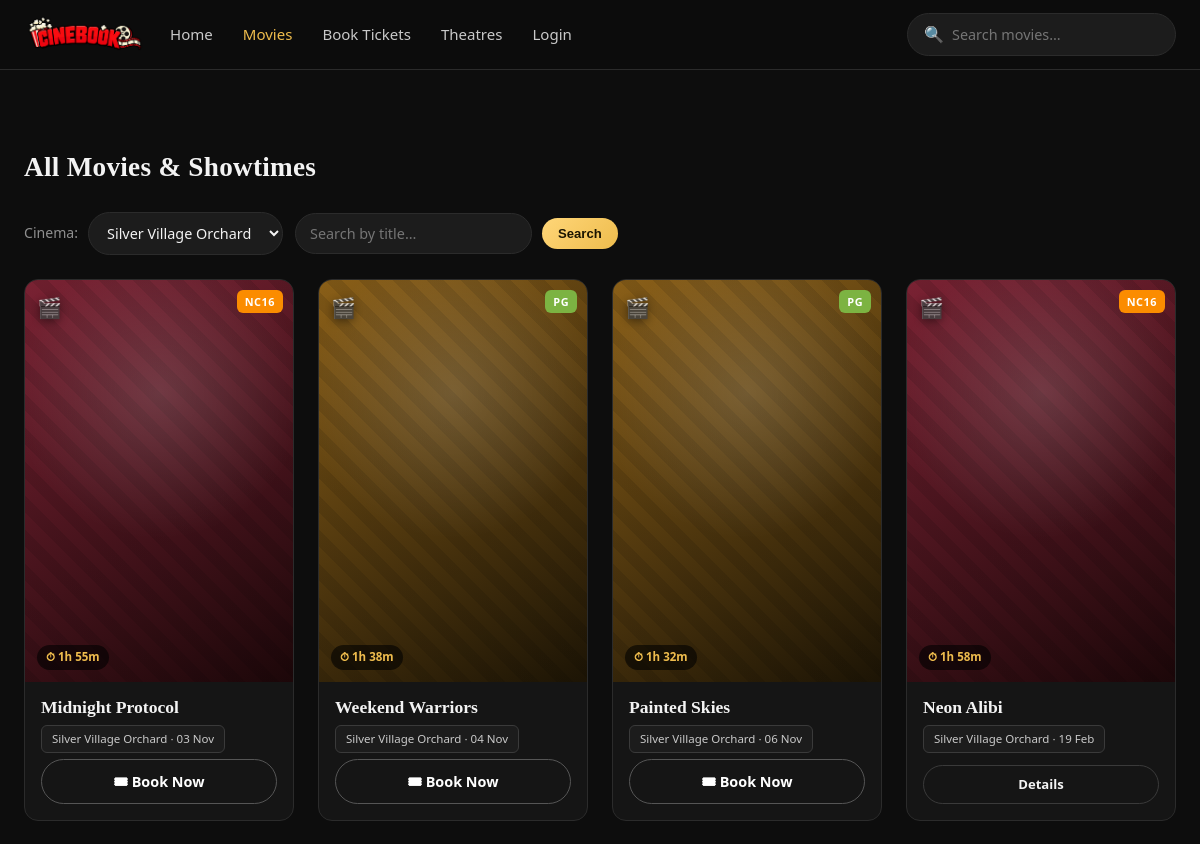
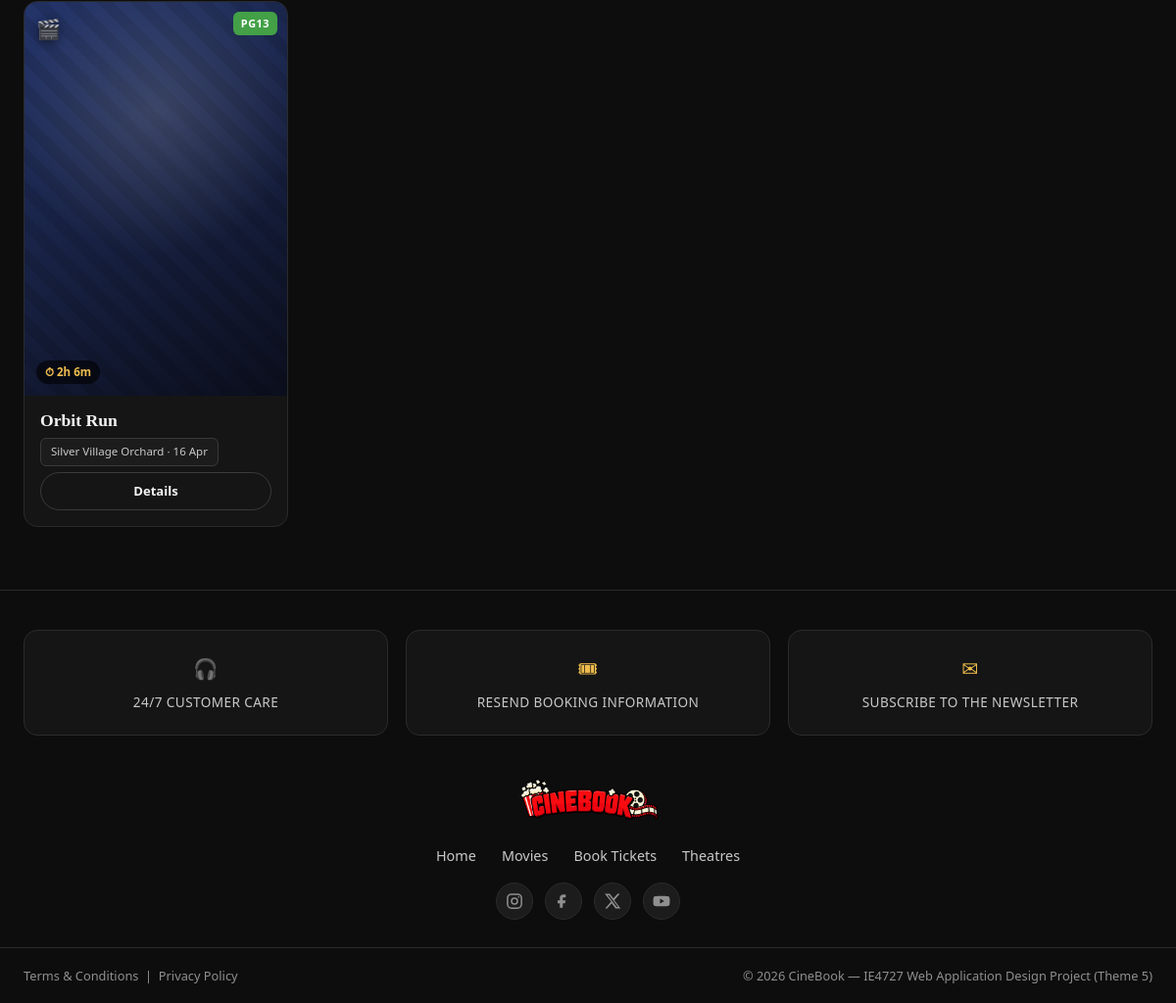
The app's page /movies.php?cinema=2 with its own data (2 pictures, top to bottom).
### tables this page shows
CREATE TABLE movie (
    Movie_ID INT AUTO_INCREMENT PRIMARY KEY,
    Location VARCHAR(150),
    Date DATE,
    Showtime TIME,
    Description TEXT,
    Title VARCHAR(150) NOT NULL,
    Poster VARCHAR(255) NOT NULL DEFAULT '',
    Backdrop VARCHAR(255) NOT NULL DEFAULT '',
    Genre VARCHAR(80),
    Duration_Min INT,
    Certificate VARCHAR(10) DEFAULT 'PG',
    Stars TINYINT DEFAULT 4,
    Status VARCHAR(20) DEFAULT 'showing',
    Cinema_ID INT,
    FOREIGN KEY (Cinema_ID) REFERENCES cinema(Cinema_ID)
);

CREATE TABLE cinema (
    Cinema_ID INT AUTO_INCREMENT PRIMARY KEY,
    Cinema_Name VARCHAR(100) NOT NULL,
    Cinema_Cont VARCHAR(20),
    Bran_ID INT,
    FOREIGN KEY (Bran_ID) REFERENCES branch(Bran_ID)
);

### movies.php (the view, shortened to what this page needs)
<?php
require_once 'includes/db_connect.php';
include 'includes/header.php';
$cinemaFilter = isset($_GET['cinema']) ? intval($_GET['cinema']) : 0;
$q = trim($_GET['q'] ?? '');
$cinemas = $conn->query("SELECT Cinema_ID, Cinema_Name FROM cinema ORDER BY Cinema_Name");
$sql = "SELECT m.Movie_ID, m.Title, m.Genre, m.Duration_Min, m.Date, m.Showtime,
               m.Certificate, m.Stars, m.Status, m.Poster, c.Cinema_Name
        FROM movie m LEFT JOIN cinema c ON m.Cinema_ID = c.Cinema_ID
        WHERE m.Movie_ID IN (SELECT MIN(Movie_ID) FROM movie GROUP BY Title)";
$params = [];
$types = "";
if ($cinemaFilter > 0) { $sql .= " AND m.Cinema_ID = ?"; $params[] = $cinemaFilter; $types .= "i"; }
$sql .= " ORDER BY m.Date ASC, m.Showtime ASC";
$stmt = $conn->prepare($sql);
if ($types !== "") $stmt->bind_param($types, ...$params);
$stmt->execute();
$result = $stmt->get_result();
?>
<div class="section-head">
    <h2><?php echo $q !== '' ? 'Results for “' . htmlspecialchars($q) . '”' : 'All Movies &amp; Showtimes'; ?></h2>
</div>
<div class="toolbar">
    <form method="GET" action="movies.php">
        <label for="cinema">Cinema:</label>
        <select name="cinema" id="cinema" onchange="this.form.submit()">
            <?php while ($c = $cinemas->fetch_assoc()): ?>
                <option value="<?php echo $c['Cinema_ID']; ?>" <?php echo ($cinemaFilter == $c['Cinema_ID']) ? 'selected' : ''; ?>>
                    <?php echo htmlspecialchars($c['Cinema_Name']); ?>
                </option>
            <?php endwhile; ?>
        </select>
    </form>
    <form method="GET" action="movies.php">
        <input type="search" name="q" placeholder="Search by title…" value="<?php echo htmlspecialchars($q); ?>">
        <button type="submit" class="btn btn-sm">Search</button>
    </form>
</div>
<div class="movie-grid">
<?php if ($result && $result->num_rows > 0): ?>
    <?php while ($row = $result->fetch_assoc()): ?>
        <div class="movie-card">
            <a class="poster<?php echo poster_has_img($row['Poster']); ?>" data-genre="<?php echo htmlspecialchars($row['Genre']); ?>"<?php echo poster_style($row['Poster']); ?>
               href="movie_details.php?id=<?php echo $row['Movie_ID']; ?>">
                <?php echo cert_badge($row['Certificate']); ?>
                <span class="dur-pill">&#9201; <?php echo formatDuration($row['Duration_Min']); ?></span>
            </a>
            <div class="movie-card-foot">
                <a class="mc-title" href="movie_details.php?id=<?php echo $row['Movie_ID']; ?>"><?php echo htmlspecialchars($row['Title']); ?></a>
                <div class="mc-location"><?php echo htmlspecialchars($row['Cinema_Name']); ?> &middot; <?php echo date("d M", strtotime($row['Date'])); ?></div>
                <?php if ($row['Status'] === 'coming'): ?>
                    <a href="movie_details.php?id=<?php echo $row['Movie_ID']; ?>" class="btn btn-sm btn-ghost">Details</a>
                <?php else: ?>
                    <a href="booking.php?movie_id=<?php echo $row['Movie_ID']; ?>" class="book-now-btn">
                        🎟 Book Now
                    </a>
                <?php endif; ?>
            </div>
        </div>
    <?php endwhile; ?>
<?php else: ?>
    <div class="empty-state"><div class="big">&#128269;</div><p>No movies found<?php echo $q !== '' ? ' for “' . htmlspecialchars($q) . '”' : ''; ?>. <a href="movies.php" style="color:var(--gold);">Clear filters</a>.</p></div>
<?php endif; ?>
</div>
<?php include 'includes/footer.php'; $conn->close(); ?>

### includes/functions.php (shortened to what this page needs)
<?php
function poster_file($poster) {
    $poster = trim((string) $poster);
    return '';
}
function poster_has_img($poster) {
    return poster_file($poster) !== '' ? ' has-img' : '';
}
function poster_style($poster) {
    $f = poster_file($poster);
    if ($f === '') return '';
    return ' style="background-image:url(\'images/posters/' . htmlspecialchars(rawurlencode($f)) . '\')"';
}
function cert_badge($cert) {
    $cert = trim((string) $cert);
    $cls = preg_replace('/[^A-Z0-9]/', '', strtoupper($cert));
    return '<span class="cert-badge cert-' . $cls . '">' . htmlspecialchars($cert) . '</span>';
}

### records on screen
movie: Certificate "NC16", Duration_Min "1h 55m", Title "Midnight Protocol", Cinema_ID.Cinema_Name "Silver Village Orchard", Date "03 Nov"
movie: Certificate "PG", Duration_Min "1h 38m", Title "Weekend Warriors", Cinema_ID.Cinema_Name "Silver Village Orchard", Date "04 Nov"
movie: Certificate "PG", Duration_Min "1h 32m", Title "Painted Skies", Cinema_ID.Cinema_Name "Silver Village Orchard", Date "06 Nov"
movie: Certificate "NC16", Duration_Min "1h 58m", Title "Neon Alibi", Cinema_ID.Cinema_Name "Silver Village Orchard", Date "19 Feb"
movie: Certificate "PG13", Duration_Min "2h 6m", Title "Orbit Run", Cinema_ID.Cinema_Name "Silver Village Orchard", Date "16 Apr"

### other values on screen
form field cinema "Silver Village Orchard"
